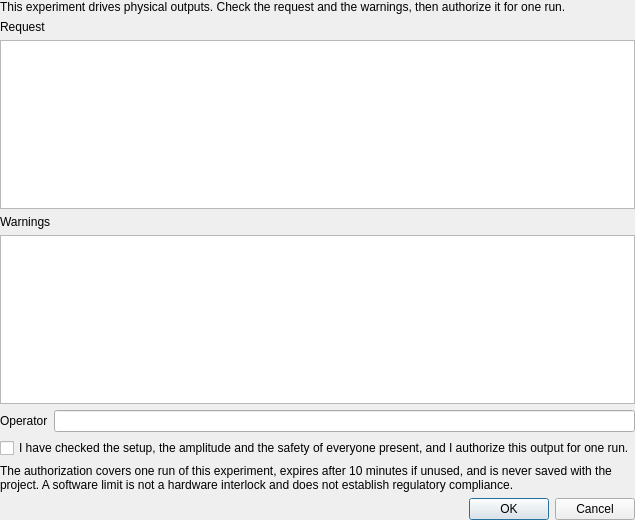
<?xml version="1.0" encoding="UTF-8"?>
<ui version="4.0">
 <class>OutputAuthorizationDialog</class>
 <widget class="QDialog" name="OutputAuthorizationDialog">
  <property name="geometry"><rect><x>0</x><y>0</y><width>520</width><height>520</height></rect></property>
  <layout class="QVBoxLayout" name="outerLayout"><property name="leftMargin"><number>0</number></property><property name="topMargin"><number>0</number></property><property name="rightMargin"><number>0</number></property><property name="bottomMargin"><number>0</number></property>
   <item><layout class="QVBoxLayout" name="auto28"><item><widget class="QLabel" name="introLabel"><property name="text"><string>This experiment drives physical outputs. Check the request and the warnings, then authorize it for one run.</string></property><property name="wordWrap"><bool>true</bool></property></widget></item><item><widget class="QLabel" name="requestTitle"><property name="text"><string>Request</string></property><property name="wordWrap"><bool>true</bool></property></widget></item><item><widget class="QPlainTextEdit" name="requestText"><property name="readOnly"><bool>true</bool></property><property name="minimumSize"><size><width>0</width><height>110</height></size></property></widget></item><item><widget class="QLabel" name="warningsTitle"><property name="text"><string>Warnings</string></property><property name="wordWrap"><bool>true</bool></property></widget></item><item><widget class="QPlainTextEdit" name="warningsText"><property name="readOnly"><bool>true</bool></property><property name="minimumSize"><size><width>0</width><height>110</height></size></property></widget></item><item><layout class="QFormLayout" name="auto27"><item row="0" column="0"><widget class="QLabel" name="formLabel26"><property name="text"><string>Operator</string></property></widget></item><item row="0" column="1"><widget class="QLineEdit" name="operatorEdit"/></item></layout></item><item><widget class="QCheckBox" name="acknowledgeCheck"><property name="text"><string>I have checked the setup, the amplitude and the safety of everyone present, and I authorize this output for one run.</string></property></widget></item><item><widget class="QLabel" name="noteLabel"><property name="text"><string>The authorization covers one run of this experiment, expires after 10 minutes if unused, and is never saved with the project. A software limit is not a hardware interlock and does not establish regulatory compliance.</string></property><property name="wordWrap"><bool>true</bool></property></widget></item><item><widget class="QDialogButtonBox" name="buttonBox"><property name="standardButtons"><set>QDialogButtonBox::Cancel|QDialogButtonBox::Ok</set></property></widget></item></layout></item>
  </layout>
 </widget>

 <resources/>
 <connections>
  <connection><sender>buttonBox</sender><signal>accepted()</signal><receiver>OutputAuthorizationDialog</receiver><slot>accept()</slot></connection>
  <connection><sender>buttonBox</sender><signal>rejected()</signal><receiver>OutputAuthorizationDialog</receiver><slot>reject()</slot></connection>
 </connections>
</ui>
